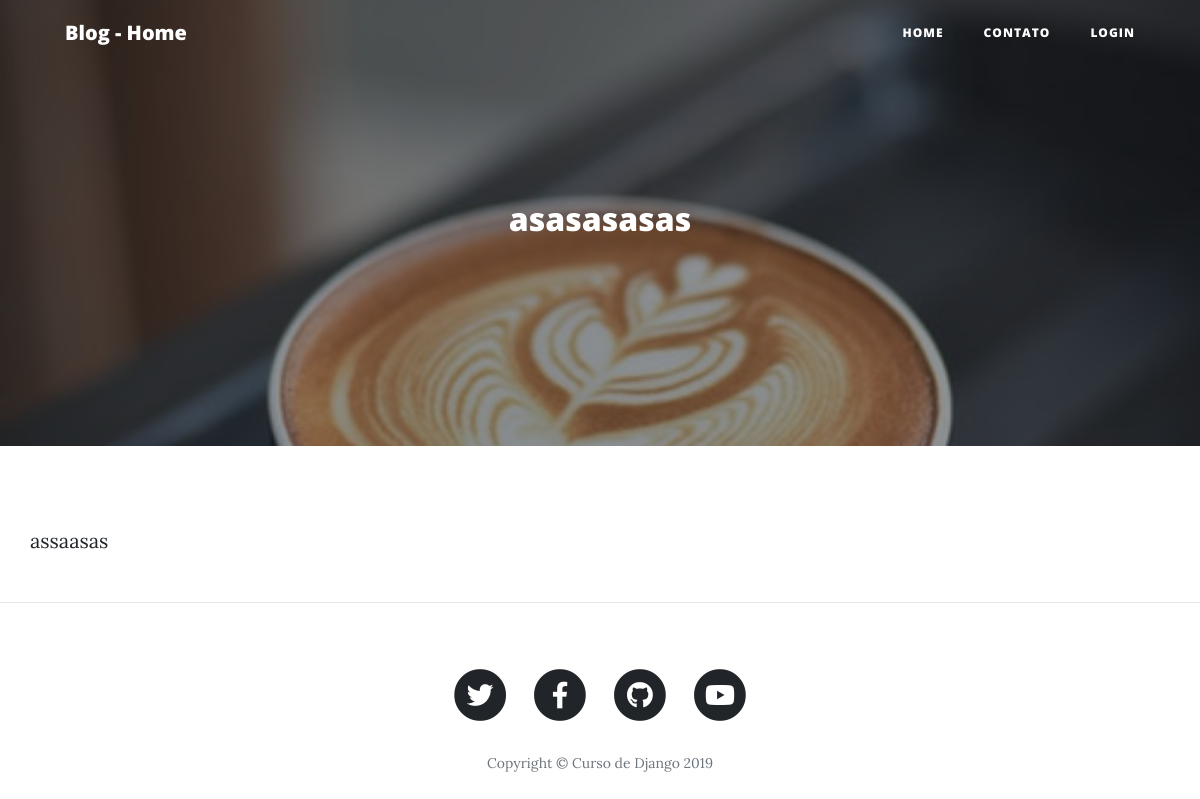
The app's page /post/asasasasas/ with its own data.
### blog/models.py (models this page shows, shortened)
class Post(models.Model):
    STATUS = (
        ("rascunho", "Rascunho"),
        ("publicado", "Publicado")
        )
    titulo = models.CharField(max_length=250, verbose_name="Título")
    slug = models.SlugField(max_length=250)
    autor = models.ForeignKey(User, on_delete=models.CASCADE)
    conteudo = RichTextField(verbose_name="Conteúdo")
    publicado = models.DateTimeField(default=timezone.now)
    criado = models.DateTimeField(auto_now_add=True)
    alterado = models.DateTimeField(auto_now=True)
    status = models.CharField(max_length=10,
                            choices = STATUS, default="rascunho"
    )
    categoria = models.ManyToManyField(Category, related_name='get_posts' )
    imagem = models.ImageField(upload_to="blog", blank=True, null=True)
    objects = models.Manager()
    published = PublishedManager()
    class Meta:
        ordering= ("-publicado", )

### blog/views.py (the view)
# urls.py: path('post/<slug:slug>/', views.BlogDetailView.as_view(), name="post_detail"),
class BlogDetailView(DetailView):
    model = Post
    template_name = 'blog/post_detail.html'
    context_object_name = 'post_detail'

### social/processors.py (called while the page is built)
def cxt_social(request):
    cxt_dict = {}
    links = Link.objects.all()
    for link in links:
        cxt_dict[link.chave] = link.url
    return cxt_dict

### blog/templates/blog/post_detail.html (shortened to what this page needs)
{% extends 'base.html' %}
{% load static %}
{% block header %}
{% if object.imagem %}
<header class="masthead" style="background-image: url({{object.imagem.url}})">
{% else %}
<header class="masthead" style="background-image: url({% static 'img/home-bg.jpg' %})">
{% endif %}
  <div class="overlay"></div>
  <div class="container">
    <div class="row">
      <div class="col-lg-8 col-md-10 mx-auto">
        <div class="site-heading">
            <h2>{{ post_detail.titulo }}</h2>
        </div>
      </div>
    </div>
  </div>
</header>
{% endblock header %}
{% block content %}
    <div class="post-entry">
        <p>{{ post_detail.conteudo|safe}} </p>
    </div>
{% endblock content %}

### records on screen
Post: imagem (picture), titulo "asasasasas", conteudo "assaasas"
